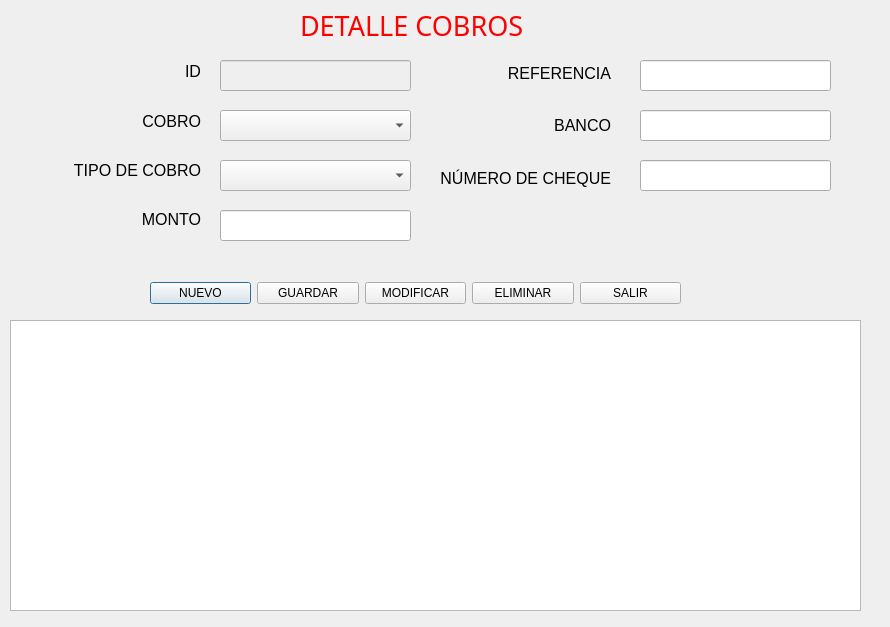
<?xml version="1.0" encoding="UTF-8"?>
<ui version="4.0">
 <class>Detallecobros</class>
 <widget class="QDialog" name="Detallecobros">
  <property name="geometry">
   <rect>
    <x>0</x>
    <y>0</y>
    <width>890</width>
    <height>627</height>
   </rect>
  </property>
  <property name="windowTitle">
   <string>Detalle Cobros</string>
  </property>
  <widget class="QWidget" name="layoutWidget">
   <property name="geometry">
    <rect>
     <x>10</x>
     <y>50</y>
     <width>191</width>
     <height>191</height>
    </rect>
   </property>
   <layout class="QVBoxLayout" name="_2">
    <item>
     <widget class="QLabel" name="labelID">
      <property name="font">
       <font>
        <family>Segoe UI</family>
        <pointsize>12</pointsize>
       </font>
      </property>
      <property name="text">
       <string>ID</string>
      </property>
      <property name="alignment">
       <set>Qt::AlignmentFlag::AlignRight|Qt::AlignmentFlag::AlignTrailing|Qt::AlignmentFlag::AlignVCenter</set>
      </property>
     </widget>
    </item>
    <item>
     <widget class="QLabel" name="labelCobro">
      <property name="font">
       <font>
        <family>Segoe UI</family>
        <pointsize>12</pointsize>
       </font>
      </property>
      <property name="text">
       <string>COBRO</string>
      </property>
      <property name="alignment">
       <set>Qt::AlignmentFlag::AlignRight|Qt::AlignmentFlag::AlignTrailing|Qt::AlignmentFlag::AlignVCenter</set>
      </property>
     </widget>
    </item>
    <item>
     <widget class="QLabel" name="labelCobroTipo">
      <property name="font">
       <font>
        <pointsize>12</pointsize>
       </font>
      </property>
      <property name="text">
       <string>TIPO DE COBRO</string>
      </property>
      <property name="alignment">
       <set>Qt::AlignmentFlag::AlignRight|Qt::AlignmentFlag::AlignTrailing|Qt::AlignmentFlag::AlignVCenter</set>
      </property>
     </widget>
    </item>
    <item>
     <widget class="QLabel" name="labelMonto">
      <property name="font">
       <font>
        <pointsize>12</pointsize>
       </font>
      </property>
      <property name="text">
       <string>MONTO</string>
      </property>
      <property name="alignment">
       <set>Qt::AlignmentFlag::AlignRight|Qt::AlignmentFlag::AlignTrailing|Qt::AlignmentFlag::AlignVCenter</set>
      </property>
     </widget>
    </item>
   </layout>
  </widget>
  <widget class="QComboBox" name="cbCobroTipo">
   <property name="geometry">
    <rect>
     <x>220</x>
     <y>160</y>
     <width>191</width>
     <height>31</height>
    </rect>
   </property>
  </widget>
  <widget class="QComboBox" name="cbCobro">
   <property name="geometry">
    <rect>
     <x>220</x>
     <y>110</y>
     <width>191</width>
     <height>31</height>
    </rect>
   </property>
  </widget>
  <widget class="QLineEdit" name="txtMonto">
   <property name="geometry">
    <rect>
     <x>220</x>
     <y>210</y>
     <width>191</width>
     <height>31</height>
    </rect>
   </property>
  </widget>
  <widget class="QLabel" name="label">
   <property name="geometry">
    <rect>
     <x>300</x>
     <y>10</y>
     <width>241</width>
     <height>31</height>
    </rect>
   </property>
   <property name="font">
    <font>
     <family>MV Boli</family>
     <pointsize>20</pointsize>
     <underline>false</underline>
    </font>
   </property>
   <property name="styleSheet">
    <string notr="true">color: rgb(255, 0, 0);</string>
   </property>
   <property name="text">
    <string>DETALLE COBROS</string>
   </property>
   <property name="textFormat">
    <enum>Qt::TextFormat::AutoText</enum>
   </property>
  </widget>
  <widget class="QTableView" name="tablaDetalleCobros">
   <property name="geometry">
    <rect>
     <x>10</x>
     <y>320</y>
     <width>851</width>
     <height>291</height>
    </rect>
   </property>
  </widget>
  <widget class="QWidget" name="layoutWidget_3">
   <property name="geometry">
    <rect>
     <x>430</x>
     <y>50</y>
     <width>181</width>
     <height>151</height>
    </rect>
   </property>
   <layout class="QVBoxLayout" name="_3">
    <item>
     <widget class="QLabel" name="labelReferencia">
      <property name="font">
       <font>
        <pointsize>12</pointsize>
       </font>
      </property>
      <property name="text">
       <string>REFERENCIA</string>
      </property>
      <property name="alignment">
       <set>Qt::AlignmentFlag::AlignRight|Qt::AlignmentFlag::AlignTrailing|Qt::AlignmentFlag::AlignVCenter</set>
      </property>
     </widget>
    </item>
    <item>
     <widget class="QLabel" name="labelBanco">
      <property name="font">
       <font>
        <family>Segoe UI</family>
        <pointsize>12</pointsize>
       </font>
      </property>
      <property name="text">
       <string>BANCO</string>
      </property>
      <property name="alignment">
       <set>Qt::AlignmentFlag::AlignRight|Qt::AlignmentFlag::AlignTrailing|Qt::AlignmentFlag::AlignVCenter</set>
      </property>
     </widget>
    </item>
    <item>
     <widget class="QLabel" name="labelNroCheque">
      <property name="font">
       <font>
        <family>Segoe UI</family>
        <pointsize>12</pointsize>
       </font>
      </property>
      <property name="text">
       <string>NÚMERO DE CHEQUE</string>
      </property>
      <property name="alignment">
       <set>Qt::AlignmentFlag::AlignRight|Qt::AlignmentFlag::AlignTrailing|Qt::AlignmentFlag::AlignVCenter</set>
      </property>
     </widget>
    </item>
   </layout>
  </widget>
  <widget class="QWidget" name="layoutWidget_2">
   <property name="geometry">
    <rect>
     <x>150</x>
     <y>280</y>
     <width>531</width>
     <height>26</height>
    </rect>
   </property>
   <layout class="QHBoxLayout" name="horizontalLayout">
    <item>
     <widget class="QPushButton" name="btnNuevo">
      <property name="text">
       <string>NUEVO</string>
      </property>
      <property name="icon">
       <iconset theme="QIcon::ThemeIcon::FolderNew"/>
      </property>
     </widget>
    </item>
    <item>
     <widget class="QPushButton" name="btnGuardar">
      <property name="text">
       <string>GUARDAR</string>
      </property>
      <property name="icon">
       <iconset theme="QIcon::ThemeIcon::DocumentSave"/>
      </property>
     </widget>
    </item>
    <item>
     <widget class="QPushButton" name="btnModificar">
      <property name="text">
       <string>MODIFICAR</string>
      </property>
      <property name="icon">
       <iconset theme="QIcon::ThemeIcon::MailMessageNew"/>
      </property>
     </widget>
    </item>
    <item>
     <widget class="QPushButton" name="btnEliminar">
      <property name="text">
       <string>ELIMINAR</string>
      </property>
      <property name="icon">
       <iconset theme="QIcon::ThemeIcon::ApplicationExit"/>
      </property>
     </widget>
    </item>
    <item>
     <widget class="QPushButton" name="btnSalir">
      <property name="text">
       <string>SALIR</string>
      </property>
      <property name="icon">
       <iconset theme="QIcon::ThemeIcon::SystemLogOut"/>
      </property>
     </widget>
    </item>
   </layout>
  </widget>
  <widget class="QLineEdit" name="txtID">
   <property name="enabled">
    <bool>false</bool>
   </property>
   <property name="geometry">
    <rect>
     <x>220</x>
     <y>60</y>
     <width>191</width>
     <height>31</height>
    </rect>
   </property>
  </widget>
  <widget class="QLineEdit" name="txtReferencia">
   <property name="geometry">
    <rect>
     <x>640</x>
     <y>60</y>
     <width>191</width>
     <height>31</height>
    </rect>
   </property>
  </widget>
  <widget class="QLineEdit" name="txtBanco">
   <property name="geometry">
    <rect>
     <x>640</x>
     <y>110</y>
     <width>191</width>
     <height>31</height>
    </rect>
   </property>
  </widget>
  <widget class="QLineEdit" name="txtNroCheque">
   <property name="geometry">
    <rect>
     <x>640</x>
     <y>160</y>
     <width>191</width>
     <height>31</height>
    </rect>
   </property>
  </widget>
 </widget>
 <resources/>
 <connections/>
</ui>
